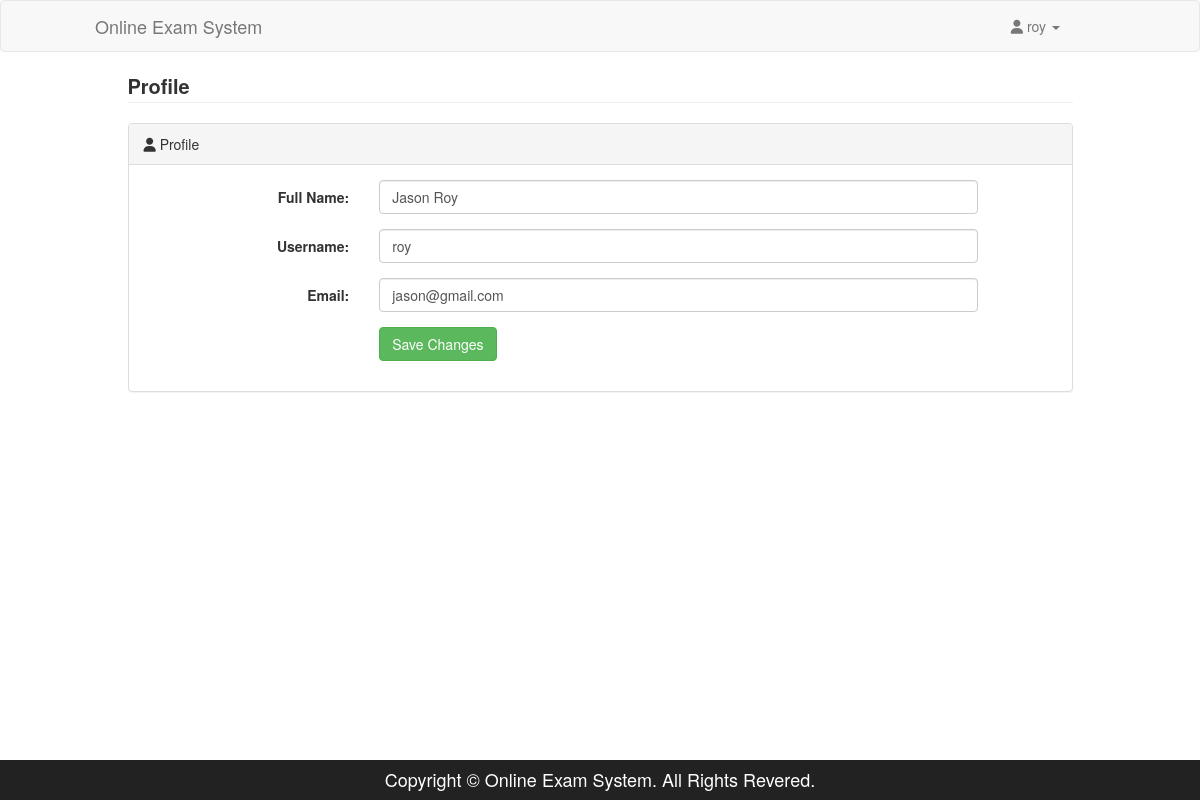
/profile.php (signed in), run on the app's committed database.
### tables this page shows
CREATE TABLE `tbl_users` (
  `userId` int(11) NOT NULL,
  `name` varchar(50) NOT NULL,
  `username` varchar(30) NOT NULL,
  `password` varchar(32) NOT NULL,
  `email` varchar(255) NOT NULL,
  `status` int(11) NOT NULL DEFAULT '0'
);

### classess/User.php (called while the page is built, shortened)
<?php
    $filepath = realpath(dirname(__FILE__));
    include_once ($filepath.'/../lib/Session.php');
	include_once ($filepath.'/../lib/Database.php');
	class User{
		private $db;
		public function __construct() {
			$this->db = new Database();
		}
		public function getUserData($userId) {
			$query  = "SELECT * FROM tbl_users WHERE userId='$userId'";
			$result = $this->db->select($query);
			return $result;
		}
	}
 ?>

### lib/Database.php (called while the page is built, shortened)
<?php
Class Database{
	public $host   = DB_HOST;
	public $user   = DB_USER;
	public $pass   = DB_PASS;
	public $dbname = DB_NAME;
	public $link;
	private function connectDB(){
	$this->link = new mysqli($this->host, $this->user, $this->pass, $this->dbname);
 }
	public function select($query){
		$result = $this->link->query($query) or die($this->link->error.__LINE__);
		if($result->num_rows > 0){
			return $result;
		} else {
			return false;
		}
	}
}

### lib/Session.php (called while the page is built, shortened)
<?php
class Session{
	 public static function get($key){
	 	if (isset($_SESSION[$key])) {
	 		return $_SESSION[$key];
	 	} else {
	 		return false;
	 	}
	 }
}
?>

### profile.php (the view, shortened to what this page needs)
<?php
	$filepath = realpath(dirname(__FILE__));
	include_once ($filepath.'/inc/header.php');
	$userId = Session::get("userId");
 ?>
<div class="container">
	<div class="row">
		<div class="col-lg-10 col-lg-offset-1">
			<span style="font-size: 20px; font-weight: bold;">Profile</span><hr style="margin-top:1px;">
				<?php
			 		$getData = $user->getUserData($userId);
			 		if ($getData) {
			 			$result = $getData->fetch_assoc();
			 	 ?>
			<div class="panel panel-default">
				<div class="panel-heading"><i class="fa fa-user" aria-hidden="true"></i> Profile</div>
				<div class="panel-body">
					<form action="" class="form-horizontal" method="post">
						<div class="form-group">
							<label for="name" class="col-sm-2 col-sm-offset-1 control-label">Full Name: </label>
							<div class="col-sm-8">
								<input type="text" name="name" id="name" class="form-control" value="<?php echo $result['name']; ?>">
							 </div>
						</div>
						<div class="form-group">
							<label for="username" class="col-sm-2 col-sm-offset-1 control-label">Username: </label>
							<div class="col-sm-8">
								<input type="text" name="username" id="username" class="form-control" value="<?php echo $result['username']; ?>">
							 </div>
						</div>
						<div class="form-group">
							<label for="email" class="col-sm-2 col-sm-offset-1 control-label">Email: </label>
							<div class="col-sm-8">
								<input type="email" name="email" id="email" class="form-control" value="<?php echo $result['email']; ?>">
							 </div>
						</div>
						<div class="form-group">
							<label class="col-sm-2 col-sm-offset-1 control-label"></label>
							<div class="col-sm-8">
								<button type="submit" class="btn btn-success">Save Changes</button>
							 </div>
						</div>
					</form>
				</div>
			</div>
			<?php } ?>
		</div>
	</div>
</div>
 <?php include 'inc/footer.php'; ?>

### data on the page
tbl_users: name "Jason Roy", username "roy", email "jason@gmail.com"

### other printed values
Session::get("username") "roy"
